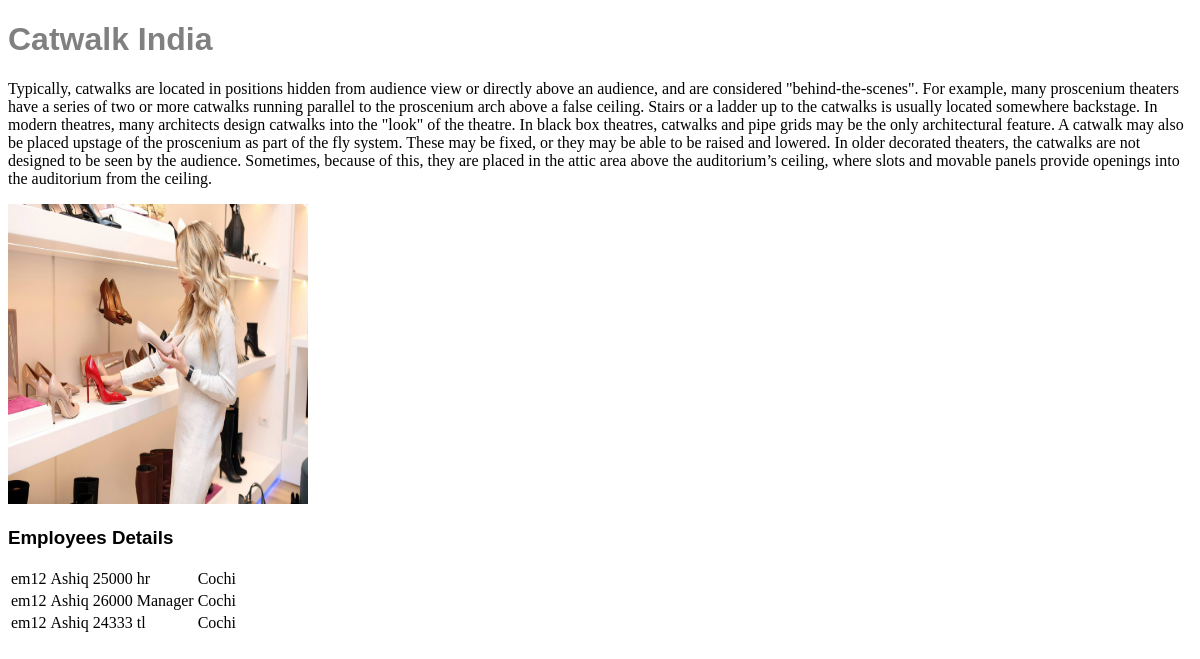
The page /new/ on the database its author committed.
### app1/models.py (models this page shows)
class employee(models.Model):
    emp_id=models.CharField(max_length=10)
    emp_name=models.CharField(max_length=25)
    emp_salary=models.IntegerField()
    designation=models.CharField(max_length=25)
    place=models.CharField(max_length=15)

### app1/views.py (the view)
# urls.py: path('new/',views.new),
def new(request):
    a=employee.objects.all()
    return render(request,'new.html',{'a':a})

### templates/new.html (shortened to what this page needs)
{% load static %}
<!DOCTYPE html>
<html lang="en">
<head>
    <link rel="stylesheet" href="{% static 'css/1.css' %}">
</head>
<body>
    <h1>Catwalk India</h1>
    <p>Typically, catwalks are located in positions hidden from audience view or directly above an audience, and are considered "behind-the-scenes". For example, many proscenium theaters have a series of two or more catwalks running parallel to the proscenium arch above a false ceiling. Stairs or a ladder up to the catwalks is usually located somewhere backstage. In modern theatres, many architects design catwalks into the "look" of the theatre. In black box theatres, catwalks and pipe grids may be the only architectural feature.
        A catwalk may also be placed upstage of the proscenium as part of the fly system. These may be fixed, or they may be able to be raised and lowered.
        In older decorated theaters, the catwalks are not designed to be seen by the audience. Sometimes, because of this, they are placed in the attic area above the auditorium’s ceiling, where slots and movable panels provide openings into the auditorium from the ceiling.
        </p>
    <img src="{% static 'images/fff.jpg' %}" alt="" width="300" height="300">
    <h3>Employees Details</h3>
    <table>
        {% for i in a %}
        <tr>
            <td>{{i.emp_id}}</td>
            <td>{{i.emp_name}}</td>
            <td>{{i.emp_salary}}</td>
            <td>{{i.designation}}</td>
            <td>{{i.place}}</td>
        </tr>
        {% endfor %}
    </table>
</body>
</html>

### static/css/1.css (style rules this page uses)
h1 { color: grey; font-family: Arial, Helvetica, sans-serif; }
h3 { font-family: 'Lucida Sans', 'Lucida Sans Regular', 'Lucida Grande', 'Lucida Sans Unicode', Geneva, Verdana, sans-serif; }

### rows shown on the page
employee: emp_id "em12", emp_name "Ashiq", emp_salary "25000", designation "hr", place "Cochi"
employee: emp_id "em12", emp_name "Ashiq", emp_salary "26000", designation "Manager", place "Cochi"
employee: emp_id "em12", emp_name "Ashiq", emp_salary "24333", designation "tl", place "Cochi"
